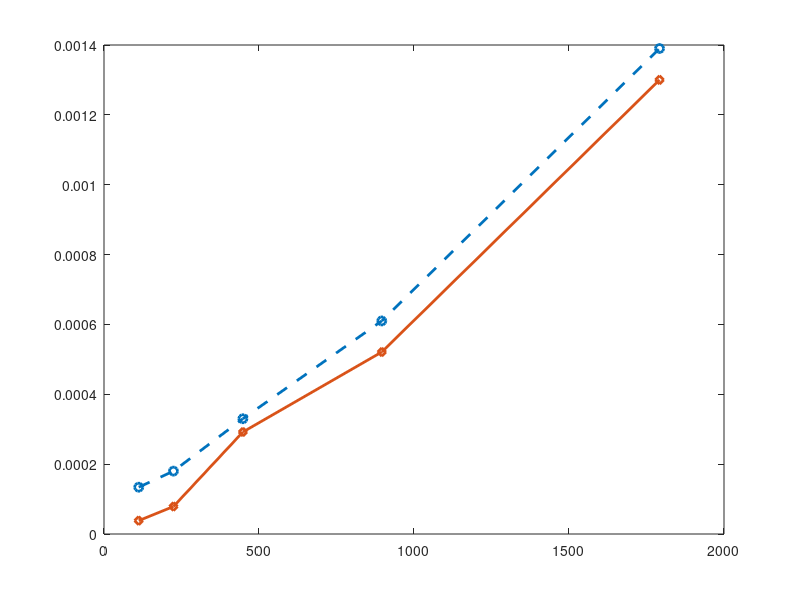

Write the MATLAB code that produced this figure. (Note: this script raises an error after producing the figure.)
clear; close all; clc
textSize = 16;
linewid = 1;

epiImpbm = [0.008176168603376135
    0.03475492713706834
    0.23585076204368047
    1.2056362863097871
    7.767176713262286
    ];
kle = [16, 32, 64, 128, 256]*7;
% epiImpis = [0.00016368
%     0.00062245
%     0.0016
%     0.0060
%     0.0224
% ];
epiImpis = [0.00003822
    0.00007866
    0.000292
    0.000521
    0.0013
    ];

epilmpdct = [0.000134
    0.00018
    0.00033
    0.00061
    0.00139
    ];
kleBi = [16, 32, 64, 128, 256]*7;

figure(13)

plot(kleBi, epilmpdct, 'o--', 'LineWidth',2)
hold on
plot(kleBi, epiImpis, 'd-', 'LineWidth',2)
hold on
ax = gca;
ax.YAxis.FontSize = 13;
ax.XAxis.FontSize = 13;
ax.YAxis.FontWeight = 'bold';
ax.XAxis.FontWeight = 'bold';

xlim([0 1900]);
ylim([0 0.002]);
legend('DCT-Quantization','SIC-SKG', 'FontSize',textSize, 'FontWeight','bold', 'Location','northeast')
xlabel('Key Length (bit)', 'FontSize', 15, 'FontWeight','bold')
ylabel('Time (sec.)', 'FontSize',15, 'FontWeight','bold')
grid on

% for i=1:length(epiImpbm)
%     text(kleBi(i),epilmpdct(i),num2str(epilmpdct(i), '%.2g'), 'FontWeight','bold', 'Color', '#0072BD', 'HorizontalAlignment', 'center', 'VerticalAlignment', 'bottom')
%     text(kleBi(i),epiImpis(i),num2str(epiImpis(i), '%.2g'), 'FontWeight','bold', 'Color', '#D95319', 'HorizontalAlignment', 'center', 'VerticalAlignment', 'bottom')
% end

% 创建 text
text('VerticalAlignment','bottom',...
    'HorizontalAlignment','center',...
    'FontWeight','bold',...
    'String','0.0001',...
    'Position',[112 0.000242 1.4210854715202e-14],...
    'Color',[0 0.447058823529412 0.741176470588235]);

% 创建 text
text('VerticalAlignment','bottom',...
    'HorizontalAlignment','center',...
    'FontWeight','bold',...
    'String','3.8e-05',...
    'Position',[112 0.00016422 1.4210854715202e-14],...
    'Color',[0.850980392156863 0.325490196078431 0.0980392156862745]);

% 创建 text
text('VerticalAlignment','bottom',...
    'HorizontalAlignment','center',...
    'FontWeight','bold',...
    'String','0.0002',...
    'Position',[224 0.000372 1.4210854715202e-14],...
    'Color',[0 0.447058823529412 0.741176470588235]);

% 创建 text
text('VerticalAlignment','bottom',...
    'HorizontalAlignment','center',...
    'FontWeight','bold',...
    'String','7.9e-05',...
    'Position',[224 0.00030666 1.4210854715202e-14],...
    'Color',[0.850980392156863 0.325490196078431 0.0980392156862745]);

% 创建 text
text('VerticalAlignment','bottom',...
    'HorizontalAlignment','center',...
    'FontWeight','bold',...
    'String','0.0003',...
    'Position',[443.622119815668 0.00036 1.4210854715202e-14],...
    'Color',[0 0.447058823529412 0.741176470588235]);

% 创建 text
text('VerticalAlignment','bottom',...
    'HorizontalAlignment','center',...
    'FontWeight','bold',...
    'String','0.0003',...
    'Position',[491.778801843318 0.000166 1.4210854715202e-14],...
    'Color',[0.850980392156863 0.325490196078431 0.0980392156862745]);

% 创建 text
text('VerticalAlignment','bottom',...
    'HorizontalAlignment','center',...
    'FontWeight','bold',...
    'String','0.0006',...
    'Position',[865.354838709677 0.000628 1.4210854715202e-14],...
    'Color',[0 0.447058823529412 0.741176470588235]);

% 创建 text
text('VerticalAlignment','bottom',...
    'HorizontalAlignment','center',...
    'FontWeight','bold',...
    'String','0.0005',...
    'Position',[865.354838709677 0.000371 1.4210854715202e-14],...
    'Color',[0.850980392156863 0.325490196078431 0.0980392156862745]);

% 创建 text
text('VerticalAlignment','bottom',...
    'HorizontalAlignment','center',...
    'FontWeight','bold',...
    'String','0.0014',...
    'Position',[1792 0.001414 1.4210854715202e-14],...
    'Color',[0 0.447058823529412 0.741176470588235]);

% 创建 text
text('VerticalAlignment','bottom',...
    'HorizontalAlignment','center',...
    'FontWeight','bold',...
    'String','0.0013',...
    'Position',[1792 0.001138 1.4210854715202e-14],...
    'Color',[0.850980392156863 0.325490196078431 0.0980392156862745]);

print('timeCmplxdct','-depsc')
